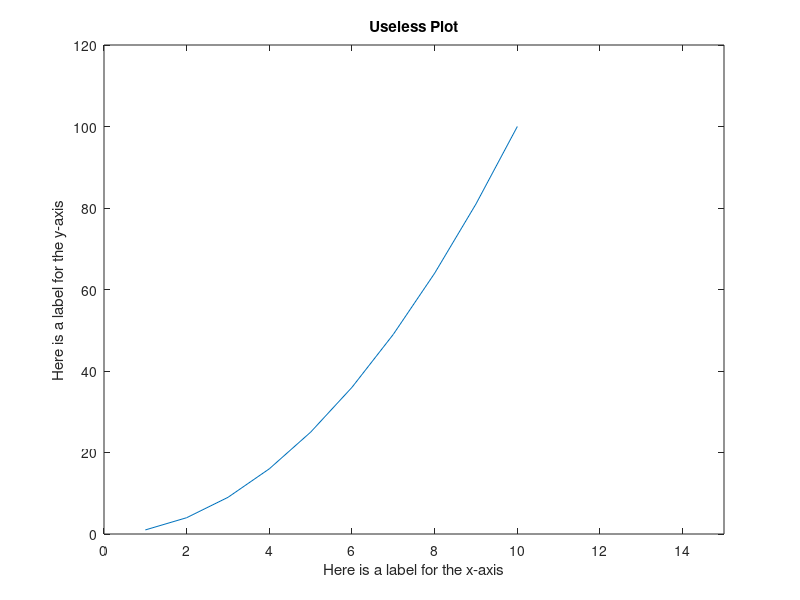

This chart was generated by the following MATLAB code:
clear;clc;

%
% Create a plot with 10 points
%
x = 1 : 10;
y = x.*x;
plot(x,y);
xlabel('Here is a label for the x-axis');
ylabel('Here is a label for the y-axis');
title('Useless Plot')
axis([0 15  0 120])  % Set x-axis is 0~15, y-axis is 0~120
